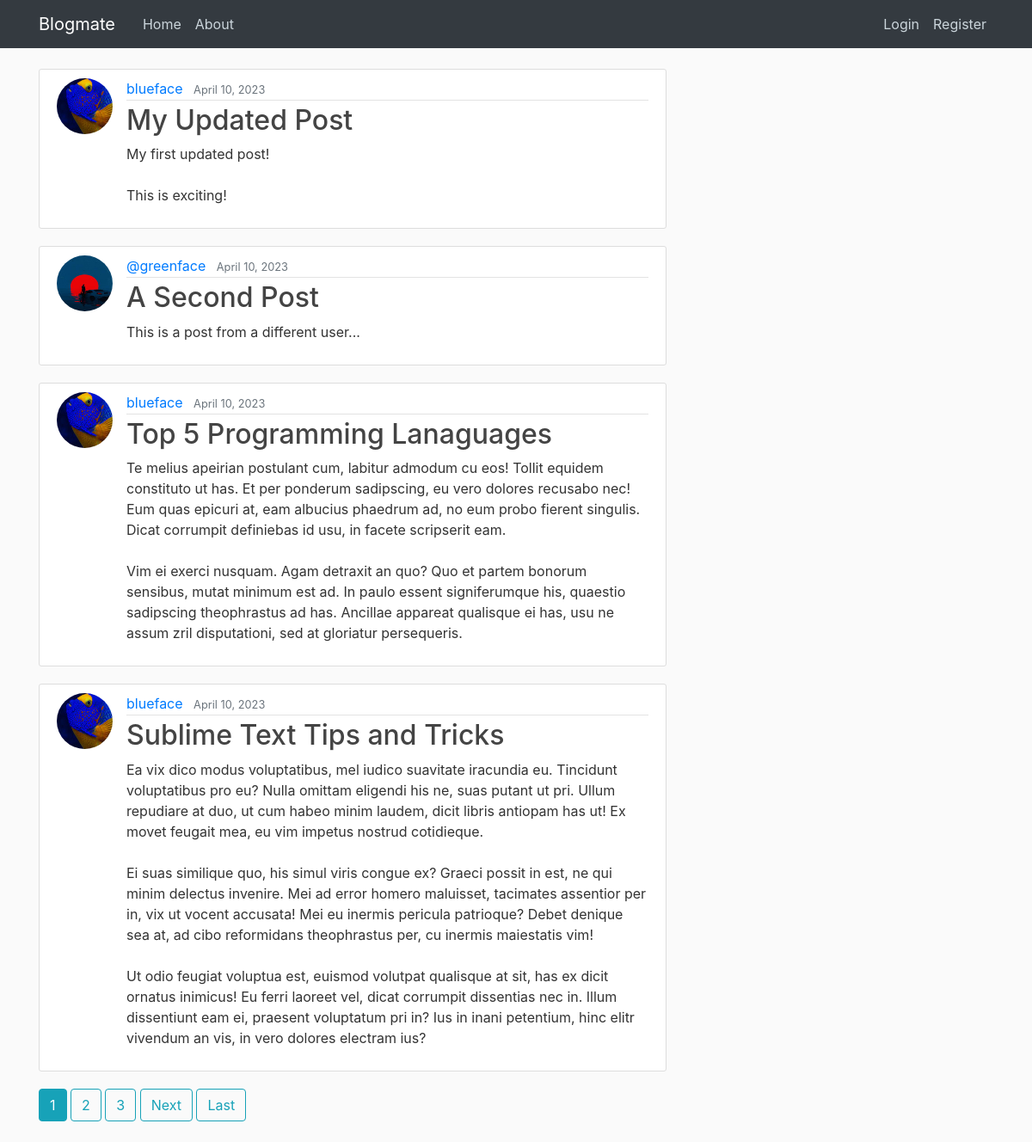
The page / on the database its author committed.
### blog/models.py (models this page shows, shortened)
class Post(models.Model):
    title = models.CharField(max_length=100)
    content = models.TextField()
    date_posted = models.DateTimeField(default=timezone.now())
    author = models.ForeignKey(User, on_delete=models.CASCADE)

### users/models.py (models this page shows, shortened)
class Profile(models.Model):
    user = models.OneToOneField(User, on_delete=models.CASCADE)
    image = models.ImageField(default='default.jpg', upload_to='profile_pics')

### blog/views.py (the view)
# urls.py: path('', PostListView.as_view(), name='blog-home'),
class PostListView(ListView):
    model = Post
    template_name = 'blog/home.html' # <app>/<model>_<viewtype>.html
    context_object_name = 'posts'
    ordering = ['-date_posted']
    paginate_by = 4

### blog/templates/blog/home.html (shortened to what this page needs)
{% extends 'blog/base.html' %}
{% block content %}
{% for post in posts %}
<article class="media content-section">
  <img class="rounded-circle article-img" src="{{ post.author.profile.image.url }}" alt="{{ post.author }}">
    <div class="media-body">
      <div class="article-metadata">
        <a class="mr-2" href="{% url 'user-posts' post.author.username %}">{{ post.author }}</a>
        <small class="text-muted">{{ post.date_posted|date:"F d, Y" }}</small>
      </div>
      <h2><a class="article-title" href="{% url 'post-detail' post.id %}">{{ post.title }}</a></h2>
      <p class="article-content">{{ post.content }}</p>
    </div>
  </article>
{% endfor %}
{% if is_paginated %}
      {% for num in page_obj.paginator.page_range %}
        {% if page_obj.number == num %}
          <a class="btn btn-info mb-4" href="?page={{ num }}">{{ num }}</a>
        {% elif num > page_obj.number|add:'-3' and num < page_obj.number|add:'3' %}
          <a class="btn btn-outline-info mb-4" href="?page={{ num }}">{{ num }}</a>
        {% endif %}
      {% endfor %}
      {% if page_obj.has_next %}
        <a class="btn btn-outline-info mb-4" href="?page={{ page_obj.next_page_number }}">Next</a>
        <a class="btn btn-outline-info mb-4" href="?page={{ page_obj.paginator.num_pages }}">Last</a>
      {% endif %}
    {% endif %}
{% endblock content %}

### blog/templates/blog/base.html (shortened to what this page needs)
{% load static %}
<!DOCTYPE html>
<html>
<head>
    <link rel="stylesheet" href="https://maxcdn.bootstrapcdn.com/bootstrap/4.0.0/css/bootstrap.min.css">
    <link rel="stylesheet" type="text/css" href="{% static 'blog/main.css' %}">
</head>
<body style="background-image: url('https://images.pexels.com/photos/325185/pexels-photo-325185.jpeg?auto=compress&cs=tinysrgb&w=1260&h=750&dpr=1')">
    <header class="site-header">
      <nav class="navbar navbar-expand-md navbar-dark bg-dark fixed-top">
        <div class="container">
          <a class="navbar-brand mr-4" href="{% url 'blog-home' %}">Blogmate</a>
          <div class="collapse navbar-collapse" id="navbarToggle">
            <div class="navbar-nav mr-auto">
              <a class="nav-item nav-link" href="{% url 'blog-home' %}">Home</a>
              <a class="nav-item nav-link" href="{% url 'blog-about' %}">About</a>
            </div>
            <div class="navbar-nav">
              {% if user.is_authenticated %}
                <a class="nav-item nav-link" href="{% url 'post-create' %}">New Post</a>
                <a class="nav-item nav-link" href="{% url 'profile' %}">Profile</a>
                <a class="nav-item nav-link" href="{% url 'logout' %}">Logout</a>
              {% else %}
                <a class="nav-item nav-link" href="{% url 'login' %}">Login</a>
                <a class="nav-item nav-link" href="{% url 'register' %}">Register</a>
              {% endif %}
            </div>
          </div>
        </div>
      </nav>
    </header>
    <main role="main" class="container">
      <div class="row">
        <div class="col-md-8">
          {% block content %}{% endblock %}
        </div>
      </div>
    </main>
</body>
</html>

### blog/static/blog/main.css (style rules this page uses)
body { background: #fafafa; color: #333333; margin-top: 5rem; }
h1, h2, h3, h4, h5, h6 { color: #444444; }
.site-header .navbar-nav .nav-link { color: #cbd5db; }
.content-section { background: #ffffff; padding: 10px 20px; border: 1px solid #dddddd; border-radius: 3px; margin-bottom: 20px; }
.article-title { color: #444444; }
.article-content { white-space: pre-line; }
.article-img { height: 65px; width: 65px; margin-right: 16px; }
.article-metadata { padding-bottom: 1px; margin-bottom: 4px; border-bottom: 1px solid #e3e3e3 }

### rows shown on the page
Post: author.profile.image (picture), author "blueface", date_posted "April 10, 2023", title "My Updated Post", content "My first updated post! This is exciting!"
Post: author.profile.image (placeholder picture), author "@greenface", date_posted "April 10, 2023", title "A Second Post", content "This is a post from a different user..."
Post: author.profile.image (picture), author "blueface", date_posted "April 10, 2023", title "Top 5 Programming Lanaguages", content "Te melius apeirian postulant cum, labitur admodum cu eos! Tollit equidem constituto ut has. Et per ponderum sadipscing, eu vero dolores recusabo nec! Eum quas epicuri at, eam albucius phaedrum ad, no eum probo fierent singulis. Dicat corrumpit definiebas id usu, in facete scripserit eam. Vim ei exerci nusquam. Agam detraxit an quo? Quo et partem bonorum sensibus, mutat minimum est ad. In paulo essent signiferumque his, quaestio sadipscing theophrastus ad has. Ancillae appareat qualisque ei has, usu ne assum zril disputationi, sed at gloriatur persequeris."
Post: author.profile.image (picture), author "blueface", date_posted "April 10, 2023", title "Sublime Text Tips and Tricks", content "Ea vix dico modus voluptatibus, mel iudico suavitate iracundia eu. Tincidunt voluptatibus pro eu? Nulla omittam eligendi his ne, suas putant ut pri. Ullum repudiare at duo, ut cum habeo minim laudem, dicit libris antiopam has ut! Ex movet feugait mea, eu vim impetus nostrud cotidieque. Ei suas similique quo, his simul viris congue ex? Graeci possit in est, ne qui minim delectus invenire. Mei ad error homero maluisset, tacimates assentior per in, vix ut vocent accusata! Mei eu inermis pericula patrioque? Debet denique sea at, ad cibo reformidans theophrastus per, cu inermis maiestatis vim! Ut odio feugiat voluptua est, euismod volutpat qualisque at sit, has ex dicit ornatus inimicus! Eu…"

### other values the page prints
{{ num }} "1"
{{ num }} "2" "3"
